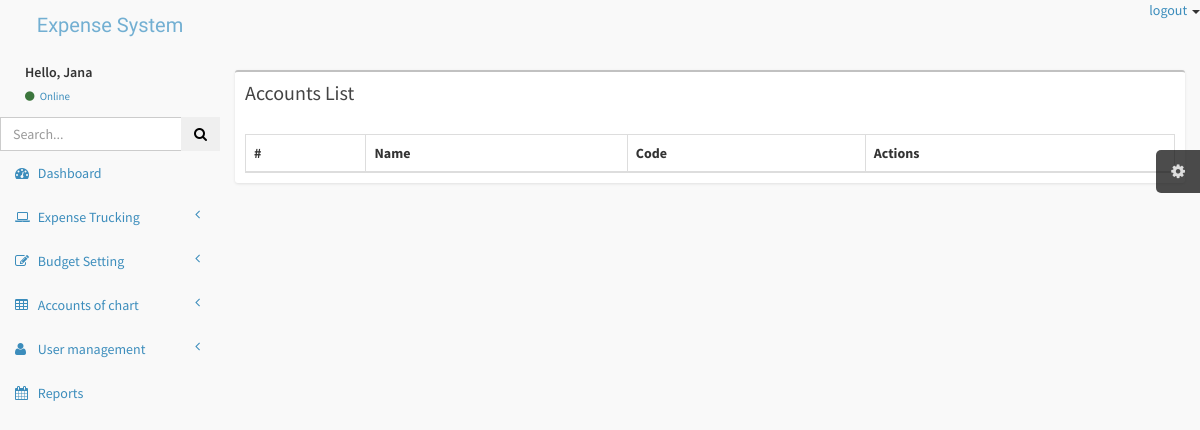
The app's page /Admin/manageAccounts.php (signed in), older data.
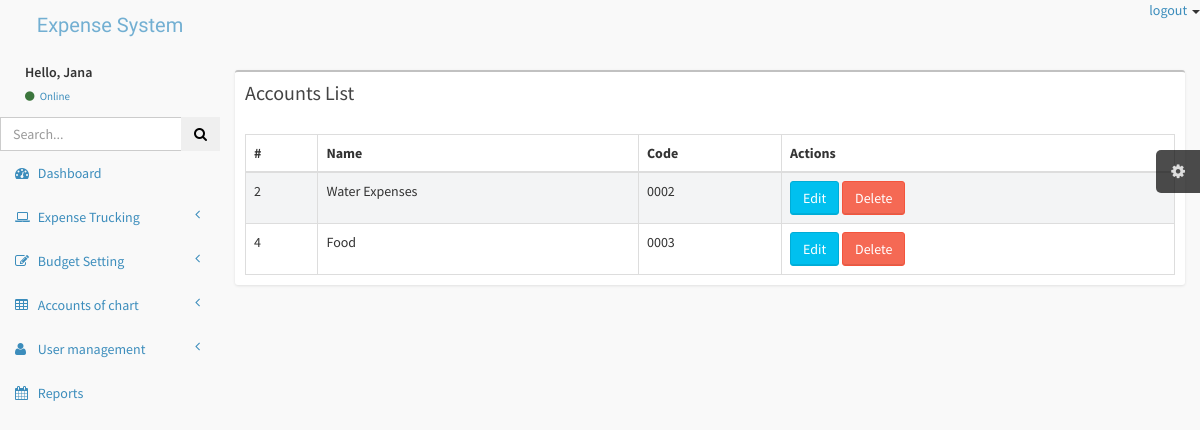
The same page, newer data.
### tables this page shows
CREATE TABLE `accounts` (
  `id` int(11) NOT NULL,
  `name` varchar(30) NOT NULL,
  `code` varchar(8) NOT NULL
);

### Admin/manageAccounts.php (the view, shortened to what this page needs)
<!DOCTYPE html>
<html>
<head>
</head>
<body>
    <?php include 'includes/header.php'; ?>
    <div class="wrapper row-offcanvas row-offcanvas-left">
        <?php
        include 'includes/aside.php';
        ?>
        <aside class="right-side">
            <section class="content">
                <div class="row">
                    <div class="col-xs-12">
                        <div class="box">
                            <div class="box-header">
                                <h3 class="box-title">Accounts List</h3>
                            </div>
                            <div class="box-body table-responsive">
                                <table id="example1" class="table table-bordered table-striped">
                                    <thead>
                                        <tr>
                                            <th>#</th>
                                            <th>Name</th>
                                            <th>Code</th>
                                            <th>Actions</th>
                                        </tr>
                                    <tbody>
                                        <?php
                                        include 'includes/connect.php';
                                        $sql = "SELECT * FROM accounts";
                                        $r = mysqli_query($conn, $sql);
                                        while ($row = mysqli_fetch_assoc($r)) {
                                        ?>
                                            <tr>
                                                <td><?php echo $row['id']; ?></td>
                                                <td><?php echo $row['name']; ?></td>
                                                <td><?php echo $row['code']; ?></td>
                                                <td>
                                                    <?php
                                                    $role = $_SESSION['userRole'];
                                                    if ($role == 'user' || $role == 'User') { ?>
                                                        <span>you don't have premission</span>
                                                    <?php  } else {
                                                    ?>
                                                        <a href="editAccounts.php?Aid=<?php echo $row['id']; ?>">
                                                            <button class="btn btn-info">Edit</button>
                                                        </a>
                                                        <a href="backend/accounts.php?Aid=<?php echo $row['id']; ?>" onclick="return confirm('Are you sure?');">
                                                            <button class="btn btn-danger">Delete</button>
                                                        </a>
                                                    <?php
                                                    } ?>
                                                </td>
                                            </tr>
                                        <?php     }
                                        ?>
                                    </tbody>
                                </table>
                            </div>
                        </div>
                    </div>
                </div>
            </section>
        </aside>
    </div>
</body>
</html>

### Admin/includes/header.php (shortened to what this page needs)
<!DOCTYPE html>
<html lang="en">
<head>
    <link href="css/bootstrap.min.css" rel="stylesheet" type="text/css" />
    <link href="css/font-awesome.min.css" rel="stylesheet" type="text/css" />
    <link href="css/ionicons.min.css" rel="stylesheet" type="text/css" />
    <link href="css/morris/morris.css" rel="stylesheet" type="text/css" />
    <link href="css/jvectormap/jquery-jvectormap-1.2.2.css" rel="stylesheet" type="text/css" />
    <link href="css/fullcalendar/fullcalendar.css" rel="stylesheet" type="text/css" />
    <link href="css/daterangepicker/daterangepicker-bs3.css" rel="stylesheet" type="text/css" />
    <link href="css/bootstrap-wysihtml5/bootstrap3-wysihtml5.min.css" rel="stylesheet" type="text/css" />
    <link href="css/AdminLTE.css" rel="stylesheet" type="text/css" />
</head>
<header class="header">
    <a href="index.html" class="logo">
        Expense System
    </a>
    <nav class="navbar navbar-static-top" role="navigation">
        <a href="#" class="navbar-btn sidebar-toggle" data-toggle="offcanvas" role="button">
            <span class="icon-bar"></span>
            <span class="icon-bar"></span>
            <span class="icon-bar"></span>
        </a>
        <div class="navbar-right">
            <ul class="nav navbar-nav">
                <li class="dropdown user user-menu">
                    <span><a href="includes/logout.php">logout</a> <i class="caret"></i></span>
                </li>
            </ul>
        </div>
    </nav>
</header>

Row changes from the older to the newer data that the page shows:
added accounts: id "2", name "Water Expenses", code "0002"
added accounts: id "4", name "Food", code "0003"
